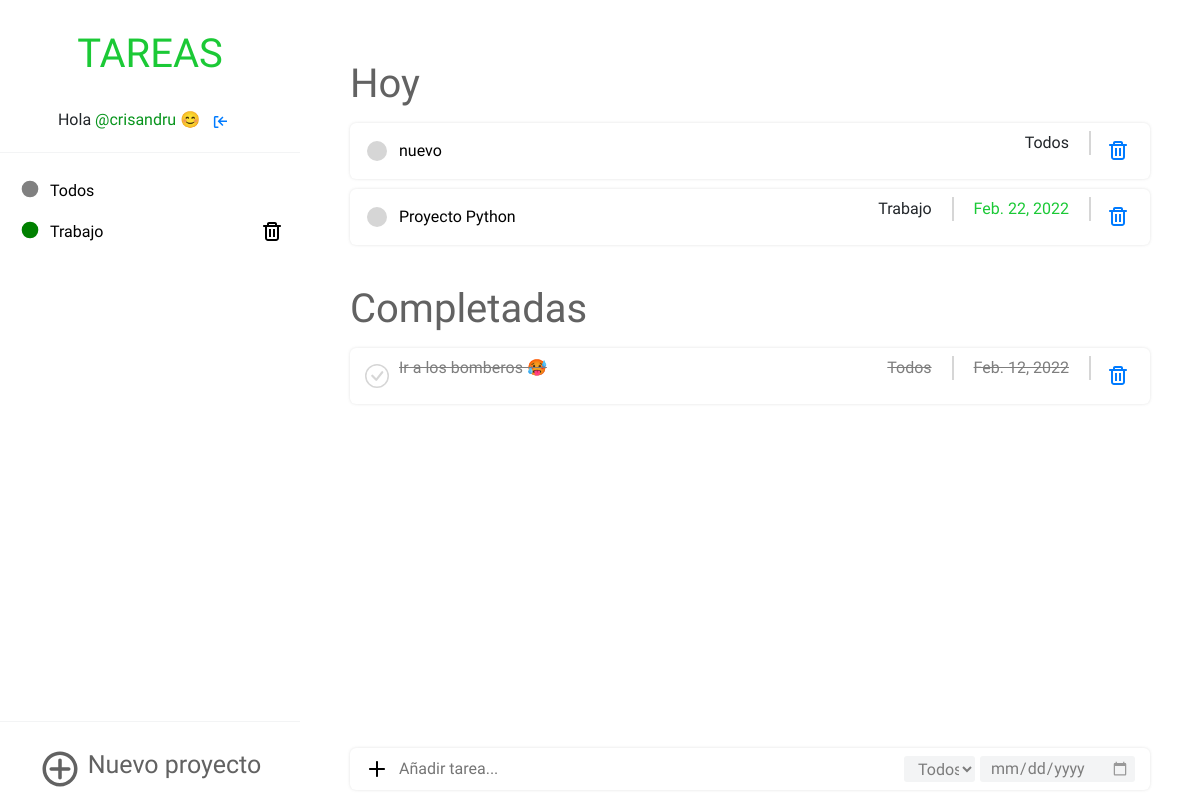
Screenshot of / (signed in) with the database file from the repository.
### appToDo/models.py (models this page shows, shortened)
class Proyecto(models.Model):
    COLORES= [
    ('red', 'red'),
    ('blue', 'blue'),
    ('green', 'green'),
    ('orange', 'orange'),
    ('gray', 'gray')
    ]
    titulo_proyecto = models.CharField(max_length=20, null=False)
    propietario = models.ForeignKey(settings.AUTH_USER_MODEL, on_delete=models.CASCADE, null=True)
    color = models.CharField(choices=COLORES, default=None, max_length=20)
    def __str__(self):
        return self.titulo_proyecto

class Tarea(models.Model):
    propietario = models.ForeignKey(settings.AUTH_USER_MODEL, on_delete=models.CASCADE, null=False, blank=False)
    titulo_tarea = models.CharField(max_length=80, null=False, blank=False)
    fecha_creacion = models.DateTimeField(default=timezone.now)
    fecha_vencimiento = models.DateField(blank=True, null=True, validators=[MinValueValidator(datetime.date.today)])
    completado = models.BooleanField(default=False)
    titulo_proyecto = models.ForeignKey(Proyecto,
                                        on_delete=models.CASCADE,
                                        null=False, # No puede ser nulo.
                                        blank=False,# No debe almacenar valores vacios.
                                        default='Todos')

### appToDo/views.py (the view)
# urls.py: path('', login_required(views.index), name='inicio'),
def index(request):
    todos_los_proyectos = Proyecto.objects.filter(propietario=request.user)
    todas_las_tareas_hoy = Tarea.objects.filter(completado=False, propietario=request.user).order_by('id')
    tareas_completadas = Tarea.objects.filter(completado=True, propietario=request.user)
    form_nueva_tarea = nueva_tarea_general(request)
    form_nuevo_proyecto = nuevoProyecto(request)
    fecha_actual = datetime.date.today
    nueva_tarea = actualizar_tarea(request)
    return render(request, 'appToDo/listado_tareas.html', {'proyectos':todos_los_proyectos, 'tareas_hoy':todas_las_tareas_hoy, 'tareas_completadas':tareas_completadas, 'form_tarea':form_nueva_tarea, 'form_proyecto':form_nuevo_proyecto, 'fecha_actual':fecha_actual, 'nueva_tarea':nueva_tarea})

### appToDo/forms.py
class tareaFormGeneral(forms.ModelForm):
    def __init__(self,usuario,*args,**kwargs):
        super (tareaFormGeneral,self ).__init__(*args,**kwargs) # populates the post
        self.fields['titulo_proyecto'].queryset = Proyecto.objects.filter(propietario=usuario)
    class Meta:
        model = Tarea
        fields = ('titulo_tarea', 'fecha_vencimiento', 'titulo_proyecto')
        widgets = {
            'fecha_vencimiento': DateInput(attrs={
                'type': 'date',
                'class': 'input-fecha-vencimiento',
                }
            ),
            'titulo_tarea': forms.TextInput(
                attrs={
                    'class': 'input-agregar-tarea',
                    'placeholder':'Añadir tarea...',
                }
            ),
            'titulo_proyecto': forms.Select(
                attrs={
                    'class': 'input-seleccion-proyecto',
                }
            ),
        }

class proyectoForm(forms.ModelForm):
    class Meta:
        model = Proyecto
        fields = ('titulo_proyecto','color')
        widgets = {
            'color': forms.RadioSelect(choices=Proyecto.COLORES, attrs={
                'class': 'seleccion-color'
            }),
            'titulo_proyecto': DateInput(attrs={
                'class': 'input-agregar-proyecto',
                'placeholder':'Añadir proyecto...',
                }
            ),
        }

### appToDo/views.py (called while the page is built)
def nuevoProyecto(request):
    if request.method == 'POST':
        form = proyectoForm(request.POST)
        if form.is_valid():
            post = form.save(commit=False)
            estado = verificarProyecto(post.titulo_proyecto, request.user)
            if estado:
                post.propietario = request.user
                post.save()
                form = proyectoForm()
            else:
                form = proyectoForm()
    else:
        form = proyectoForm()
    return form

def nueva_tarea_general(request):
    if request.method == 'POST':
        form = tareaFormGeneral(request.user , request.POST)
        if form.is_valid():
            tarea = form.save(commit=False)
            tarea.propietario = request.user
            tarea.save()
            form = tareaFormGeneral(request.user)
    else:
        form = tareaFormGeneral(request.user)
    return form

def actualizar_tarea(request):
    id = request.POST.get('id')
    titulo = request.POST.get('titulo')
    nuevo = Tarea.objects.filter(pk=id).update(titulo_tarea=titulo)
    return nuevo

### appToDo/templates/appToDo/listado_tareas.html (shortened to what this page needs)
{% extends 'appToDo/base.html' %}
{% block listado_proyectos%}
{%for proyecto in proyectos %}
<div class="listado">
    <div class="sidebar-proyecto-titulo">
        {% if proyecto.titulo_proyecto == 'Todos' %}
        <a href="{% url 'inicio' %}" class="disable-select proyecto-titulo-sidebar">
            <div class="contenedor-proyectos">
                <svg version="1.1" xmlns="http://www.w3.org/2000/svg" width="20" height="20" viewBox="0 0 120 120">
                    <circle cx="60" cy="60" r="50" fill="{{ proyecto.color }}" />
                </svg>
                <li>{{ proyecto.titulo_proyecto }}</li>
            </div>
        </a>
        {% else %}
        <a href="{% url 'proyecto_seleccionado' proyecto=proyecto.titulo_proyecto %}"
            class="disable-select proyecto-titulo-sidebar">
            <div class="contenedor-proyectos">
                <svg version="1.1" xmlns="http://www.w3.org/2000/svg" width="20" height="20" viewBox="0 0 120 120">
                    <circle cx="60" cy="60" r="50" fill="{{ proyecto.color }}" />
                </svg>
                <li>{{ proyecto.titulo_proyecto }}</li>
            </div>
        </a>
        {% endif %}
    </div>
    <div class="sidebar-proyecto-eliminar">
        {% if proyecto.titulo_proyecto != 'Todos' %}
            <a href="{% url 'borrar_proyecto' pk=proyecto.pk %}" class="eliminar-proyecto">
            </a>
        {% endif %}
    </div>
</div>
{% endfor %}
{% endblock %}
{% block listado_tareas_hoy %}
<h1 class="titulo-principal-tareas">Hoy</h1>
{% if not tareas_hoy %}
<div class="no-hay-tareas">
    <p>No has agregado tareas &#128543;</p>
</div>
{% else %}
{% for tarea in tareas_hoy %}
<div class="contenedor-tareas">
    <div class="titulo-boton-tarea">
        <a href="{% url 'completar_tarea' pk=tarea.pk %}"><svg version="1.1" xmlns="http://www.w3.org/2000/svg"
                width="24" height="24" viewBox="0 0 120 120">
                <circle cx="60" cy="60" r="50" fill="#d6d6d6" />
            </svg></a>
        <form method="POST" class="formulario-editor">
            <input class="editar-tarea-hoy" name="titulo" type="text" value="{{ tarea.titulo_tarea }}">
        </form>
    </div>
    <div class="tipo-fecha-tarea">
        {% if tarea.fecha_vencimiento %}
        <p class="tipo-proyecto">{{ tarea.titulo_proyecto }}</p>
            {% if fecha_actual < tarea.fecha_vencimiento %}
                <p class="fecha-vencimiento aun-queda">{{ tarea.fecha_vencimiento }}</p>
            {% elif fecha_actual == tarea.fecha_vencimiento %}
                <p class="fecha-vencimiento vence-hoy">{{ tarea.fecha_vencimiento }}</p>
            {% else %}
                <p class="fecha-vencimiento vencido">{{ tarea.fecha_vencimiento }}</p>
            {% endif %}
        {% else %}
            <p class="tipo-proyecto sin-fecha">{{ tarea.titulo_proyecto }}</p>
        {% endif %}
            <a href="{% url 'borrar_tarea' pk=tarea.pk %}" class="delete">
            </a>
    </div>
</div>
{% endfor %}
{% endif %}
{% endblock %}
{% block listado_tareas_completadas %}
<h1 class="titulo-principal-tareas">Completadas</h1>
{% if not tareas_completadas %}
<div class="no-hay-tareas">
    <p>Has completado todas tus tareas &#128522;</p>
</div>
{% else %}
{% for tarea in tareas_completadas %}
<div class="contenedor-tareas">
    <div class="titulo-boton-tarea">
        <a href="{% url 'descompletar_tarea' pk=tarea.pk %}"></a>
        <p class="tarea-completada">{{ tarea.titulo_tarea }}</p>
    </div>
    <div class="tipo-fecha-tarea">
        {% if tarea.fecha_vencimiento %}
        <p class="tipo-proyecto tipo-proyecto-completo">{{ tarea.titulo_proyecto }}</p>
        <p class="fecha-vencimiento fecha-completa">{{ tarea.fecha_vencimiento }}</p>
        {% else %}
        <p class="tipo-proyecto sin-fecha fecha-completa">{{ tarea.titulo_proyecto }}</p>
        {% endif %}
        <a href="{% url 'borrar_tarea' pk=tarea.pk %}" class="delete">
        </a>
    </div>
</div>
{% endfor %}
{% endif %}
{% endblock %}
{% block agregar_tarea_general %}
<div class="contenedor-tareas">
    <form method="POST" class="formulario-tarea">
        <div class="button-tarea">
            <button type="submit"></button>
            {{ form_tarea.titulo_tarea }}
        </div>
        <div class="tipo-vencimiento-tarea">
            {{ form_tarea.titulo_proyecto }}
            {{ form_tarea.fecha_vencimiento }}
        </div>
    </form>
</div>
{% endblock %}

### appToDo/templates/appToDo/base.html (shortened to what this page needs)
{% load static %}
<!DOCTYPE html>
<html lang="en">
<head>
    <link href='https://css.gg/add.css' rel='stylesheet'>
    <link href='https://css.gg/trash.css' rel='stylesheet'>
    <link href='https://css.gg/log-out.css' rel='stylesheet'>
    <link rel="stylesheet" href="{% static 'css/style.css' %}">
    <link rel="stylesheet" type="text/css" href="bootstrap.min.css">
</head>
<body>
    <div class="contenedor">
        <aside class="sidebar">
            <a href="{% url 'inicio' %}">
                <h2 class="disable-select">Tareas</h2>
            </a>
            <p class="nombre-usuario">Hola <span>@{{ user.username }}</span> &#128522 &nbsp;&nbsp;<a
                    href="{% url 'logout' %}" class="cerrar-sesion"></a></p>
            <hr class="hr-1">
            <ul class="listado-proyectos">
                {% block listado_proyectos %}
                {% endblock %}
            </ul>
            <div class="contenedor-nuevo-proyecto">
                <hr class="hr-3">
                <div class="nuevo-proyecto">
                    <h3 class="disable-select">Nuevo proyecto</h3>
                </div>
            </div>
        </aside>
        <main class="contenedor-main">
            <div class="tareas-hoy">
                {% block listado_tareas_hoy %}{% endblock %}
            </div>
            <div class="tareas-completadas">
                {% block listado_tareas_completadas %}{% endblock %}
            </div>
            <div class="agregar-tarea-general">
                {% block agregar_tarea_general %}
                {% endblock %}
            </div>
        </main>
    </div>
</body>
</html>

### appToDo/static/css/style.css (style rules this page uses)
* { margin: 0; padding: 0; box-sizing: border-box; list-style: none; text-decoration: none; font-family: 'Ubuntu', sans-serif; }
body { background-color: #f3f4f5; }
.contenedor { display: flex; position: relative; }
.contenedor .sidebar { position: fixed; width: 300px; height: 100vh; background-color: #fff; padding: 30px 0; z-index:2; flex-direction: column; }
.contenedor .sidebar h2 { color: #1BC936; font-size: 40px; text-transform: uppercase; text-align: center; margin-bottom: 30px; }
.hr-1, .hr-2 { border-top: 1px solid #f3f4f5; margin-top: 20px; margin-bottom: 20px; }
.nombre-usuario { width: 100%; text-align: center; }
.nombre-usuario span { color: #07941c; }
.cerrar-sesion { margin-right: 15px; }
.listado-proyectos { overflow-y: auto; overflow-x: hidden; }
.listado { width: 100%; display: block; display: flex; margin-bottom: 5px; }
.sidebar-proyecto-titulo { width: 80%; }
.sidebar-proyecto-eliminar { width: 10%; display: flex; align-items: center; margin-left: 20px; }
.sidebar-proyecto-eliminar a { display: flex; align-self: center; align-items: center; }
.listado-proyectos a { color: black; }
.contenedor-proyectos { display: flex; padding-left: 20px; padding-top: 6px; padding-bottom: 6px; width: 100%; }
.contenedor-proyectos li { padding-left: 10px; }
.hr-3 { border-top: 1px solid #f3f4f5; margin-top: 20px; width: 100%; }
.contenedor-nuevo-proyecto { position: absolute; bottom: 0; width: 100%; }
.nuevo-proyecto { display: flex; padding-top: 10px; padding-bottom: 10px; justify-content: center; }
.nuevo-proyecto svg { color: #626262; padding-left: 0; }
.nuevo-proyecto h3 { color: #626262; font-size: 25px; justify-self: center; align-self: center; padding-left: 7px; }
.contenedor .contenedor-main { width: 100vw; height: 100vh; margin-left: 300px; padding: 20px 50px 10px 50px; position: relative; }
.titulo-principal-tareas { color: #626262; margin-bottom: 15px; margin-top: 40px; justify-content: center; }
.contenedor-tareas { display: flex; justify-content: space-between; margin: 10px 0; background-color: #fff; padding: 8px 15px; border-radius: 6px; align-items: center; -webkit-box-shadow: 0px 0px 3px 0px rgba(222,222,222,0.92); box-shadow: 0px 0px 3px 0px rgba(222,222,222,0.92); z-index:1 }
.titulo-boton-tarea { display: flex; align-items: center; }
.titulo-boton-tarea p { margin-left: 10px; }
.tipo-fecha-tarea { display: flex; align-items: center; }
.tipo-proyecto { padding-right: 20px; border-right: 1px solid #d6d6d6; }
.fecha-vencimiento { padding-left: 20px; border-left: 1px solid #d6d6d6; border-right: 2px solid #d6d6d6; color: #1BC936; padding-right: 20px; }
.tarea-completada { text-decoration: line-through; color: rgb(126, 126, 126); }
.tipo-proyecto-completo { color: rgb(126, 126, 126); text-decoration:line-through; }
.fecha-completa { border-right: 2px solid #d6d6d6; color: rgb(126, 126, 126); text-decoration:line-through; }
.delete { margin-right: 5px; margin-left: 5px; padding-left: 10px; display: flex; align-self: center; }
.formulario-editor { display: flex; align-items: center; margin-left: 10px; }
.editar-tarea-hoy { border: none; outline: none; align-self: center; font-size: 16px; }
.agregar-tarea-general { position: absolute; bottom: 0; right: 0; left: 0; padding-left: 50px; padding-right: 50px; }
.formulario-tarea { display: flex; width: 100%; justify-content: space-between; }
.button-tarea { display: flex; align-self: center; align-content: center; width: 70%; }
.tipo-vencimiento-tarea { display: flex; width: 30%; }
.button-tarea button { background-color: white; border: none; cursor: pointer; }
.input-agregar-tarea { width: 100%; border: none; outline: none; font-size: 16px; margin-left: 10px; }
.input-seleccion-proyecto { background-color: #f3f4f5; color: #7c7c7c; border: none; outline: none; width: 100%; margin-right: 5px; border-radius: 3px; font-size: 16px; padding-left: 10px; cursor: pointer; }
.input-fecha-vencimiento { background-color: #f3f4f5; color: #7c7c7c; border: none; border-radius: 3px; width: 100%; padding-right: 5px; padding-left: 5px; outline: none; font-size: 16px; padding-left: 10px; cursor: pointer; }
.sin-fecha { border: none; border-right: 2px solid #d6d6d6; padding-right: 20px; }
.disable-select { -webkit-touch-callout: none; -webkit-user-select: none; -khtml-user-select: none; -moz-user-select: none; -ms-user-select: none; user-select: none; }

### rows the page displays
Proyecto: titulo_proyecto "Todos"
Proyecto: titulo_proyecto "Trabajo"
Tarea: titulo "nuevo", titulo_proyecto "Todos"
Tarea: titulo "Proyecto Python", titulo_proyecto "Trabajo", fecha_vencimiento "Feb. 22, 2022"
Tarea: titulo_tarea "Ir a los bomberos 🥵", titulo_proyecto "Todos", fecha_vencimiento "Feb. 12, 2022"

### other values shown
{{ user.username }} "crisandru"
